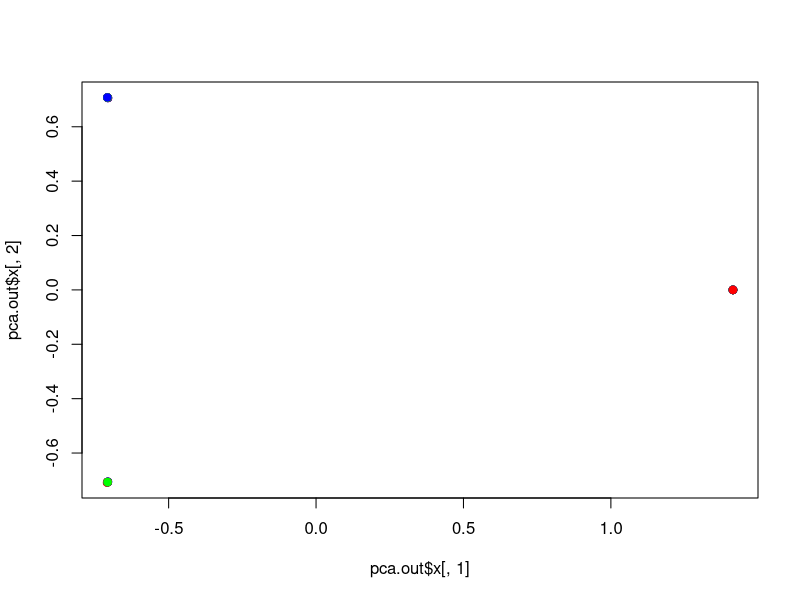
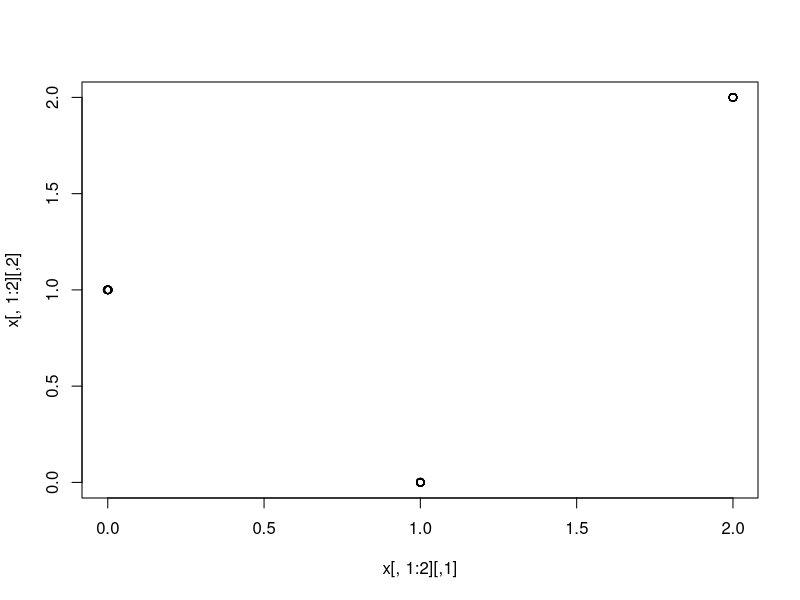
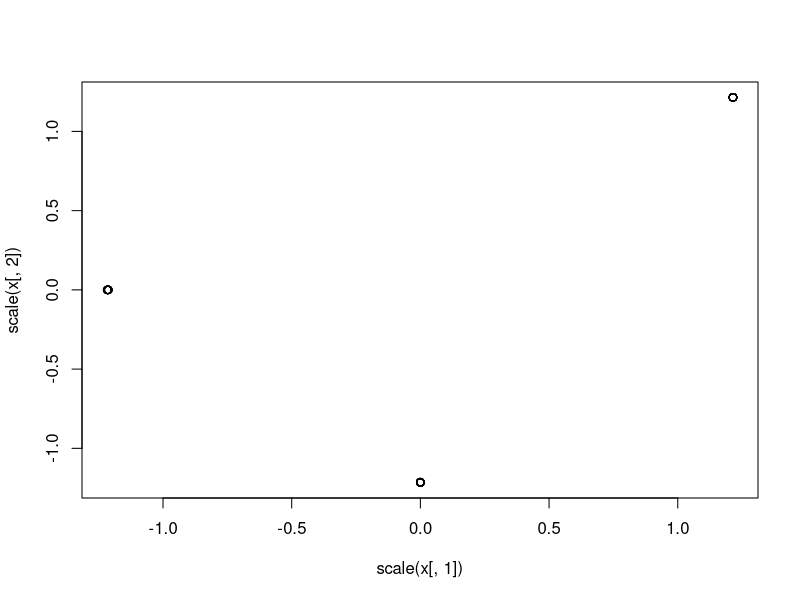

Reproduce these figures in R, in order.
## ---- chunk 1
set.seed(2)
x <- matrix(rnorm(20*3*50, mean=0, sd=0.001), ncol=50)
x[1:20, 2] <- 1
x[21:40, 1] <- 2
x[21:40, 2] <- 2
x[41:60, 1] <- 1
## ---- chunk 2
pca.out <- prcomp(x)
#summary(pca.out)
plot(pca.out$x[, 1], pca.out$x[, 2], col = c("red", "green", "blue"), pch = 19)

## ---- chunk 3
km.out3 <- kmeans(x, 3, nstart = 20)
table(km.out3$cluster, c(rep(1,20), rep(2,20), rep(3,20)))
## ---- chunk 4
km.out2 <- kmeans(x, 2, nstart = 20)
table(km.out2$cluster, c(rep(1,20), rep(2,20), rep(3,20)))
## ---- chunk 5
km.out4 <- kmeans(x, 4, nstart = 20)
table(km.out4$cluster, c(rep(1,20), rep(2,20), rep(3,20)))

## ---- chunk 6
km.pca <- kmeans(pca.out$x[, 1:2], 3, nstart = 20)
table(km.pca$cluster, c(rep(1,20), rep(2,20), rep(3,20)))
## ---- chunk 7
km.out.scale <- kmeans(scale(x), 3, nstart = 20)
table(km.out.scale$cluster, c(rep(1,20), rep(2,20), rep(3,20)))
## ---- chunk 8
plot(x[, 1:2])
plot(scale(x[, 1]), scale(x[, 2]))
